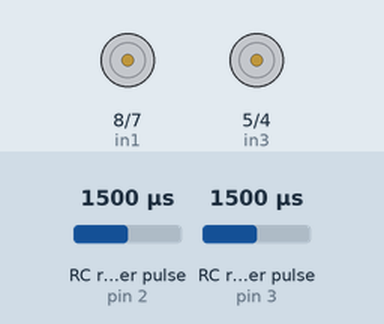
Bench run of a sketch on a simulated Arduino Uno, built with avr-gcc and run on an emulated ATmega328P. Shown: motor-driver pin pairs drawn as motors (green arrow = first pin HIGH = forward, orange = second pin HIGH = backward, longer = more drive, scaled by the enable pin). Wiring (inferred from the names in the program): 2 × RC receiver channel: data pin 2 / data pin 3. The inputs (shaded band) are chosen by the test bench; at power-on: RC receiver pulse (sensors on pin 2, pin 3) 1500 µs.

Above: at 1.2 s.
1.3 s: RC receiver pulse (sensor on pin 2) set to 1458 µs
2.8 s: RC receiver pulse (sensor on pin 2) set to 1438 µs
At 3.6 s:
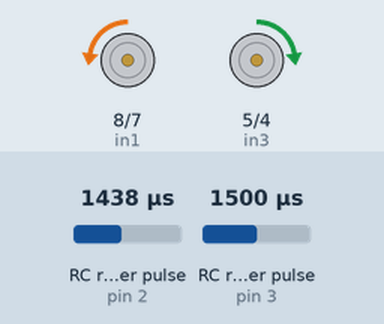
4.3 s: RC receiver pulse (sensor on pin 3) set to 1477 µs
At 4.7 s:
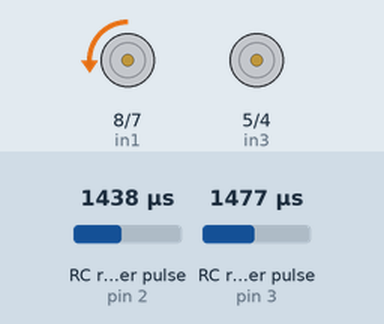
5.8 s: RC receiver pulse (sensor on pin 3) set to 1020 µs
At 7.0 s:
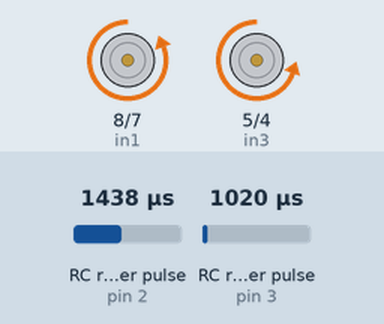
7.3 s: RC receiver pulse (sensor on pin 2) set to 1020 µs
At 8.2 s:
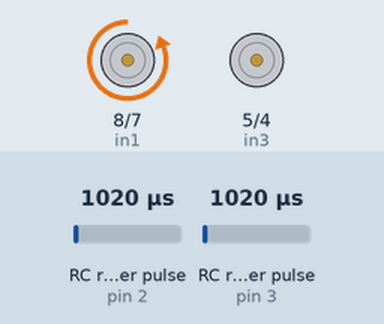
8.8 s: RC receiver pulse (sensor on pin 3) set to 1059 µs
10.3 s: RC receiver pulse (sensor on pin 3) set to 1083 µs
At 11.7 s:
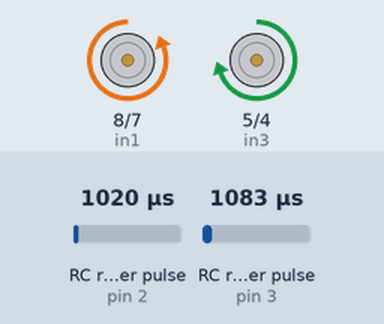
Timing chart, 0 to 12.8 s (numbered marks = the images above; inputs shaded):
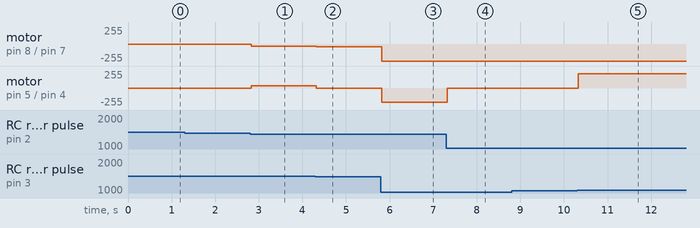

Measured:
- the behaviour switches between 1067 and 1068 µs on RC receiver pulse (sensor on pin 3) (found by bisection; images 4 and 5)
- after the input at 1.3 s, every drawn part: stays the same
- after the input at 2.8 s, motor on pin 8 (in1) / pin 7 (in2): stopped → backward 32/255 at once; motor on pin 5 (in3) / pin 4 (in4): stopped → forward 32/255 at once
- after the input at 4.3 s, motor on pin 8 (in1) / pin 7 (in2): backward 32/255 → backward 44/255 at once; motor on pin 5 (in3) / pin 4 (in4): forward 32/255 → stopped at once
- after the input at 5.8 s, motor on pin 8 (in1) / pin 7 (in2): backward 44/255 → backward 255/255 at once; motor on pin 5 (in3) / pin 4 (in4): stopped → backward 213/255 at once
- after the input at 7.3 s, motor on pin 5 (in3) / pin 4 (in4): backward 213/255 → stopped at once
- after the input at 8.8 s, every drawn part: stays the same
- after the input at 10.3 s, motor on pin 5 (in3) / pin 4 (in4): stopped → forward 213/255 at once

The sketch:

script.ino
```cpp
// Receiver Pins
const int ch1_steering = 2;
const int ch2_throttle = 3;

// Motor Driver Pins
const int enA = 9;
const int in1 = 8;
const int in2 = 7;
const int enB = 10;
const int in3 = 5;
const int in4 = 4;

// Deadzone to prevent motor hum
const int deadzone = 25; // Adjust

void setup() {
  pinMode(ch1_steering, INPUT);
  pinMode(ch2_throttle, INPUT);

  pinMode(enA, OUTPUT);
  pinMode(in1, OUTPUT);
  pinMode(in2, OUTPUT);
  pinMode(enB, OUTPUT);
  pinMode(in3, OUTPUT);
  pinMode(in4, OUTPUT);
}

void loop() {
  // Read RC signals (1000 to 2000 microseconds)
  int pulse_steer = pulseIn(ch1_steering, HIGH);
  int pulse_throttle = pulseIn(ch2_throttle, HIGH);

  // Map to -255 to 255 range
  int steer_val = map(pulse_steer, 1000, 2000, -255, 255);
  int throttle_val = map(pulse_throttle, 1000, 2000, -255, 255);

  // Differential Drive Calculation
  int leftSpeed = throttle_val + steer_val;
  int rightSpeed = throttle_val - steer_val;

  // Constrain to PWM limits
  leftSpeed = constrain(leftSpeed, -255, 255);
  rightSpeed = constrain(rightSpeed, -255, 255);

  controlMotor(leftSpeed, enA, in1, in2);
  controlMotor(rightSpeed, enB, in3, in4);
}

void controlMotor(int speed, int pwmPin, int pin1, int pin2) {
  if (abs(speed) < deadzone) {
    // Stop motor
    digitalWrite(pin1, LOW);
    digitalWrite(pin2, LOW);
    analogWrite(pwmPin, 0);
  } else if (speed > 0) {
    // Forward
    digitalWrite(pin1, HIGH);
    digitalWrite(pin2, LOW);
    analogWrite(pwmPin, speed);
  } else {
    // Backward
    digitalWrite(pin1, LOW);
    digitalWrite(pin2, HIGH);
    analogWrite(pwmPin, abs(speed));
  }
}
```
